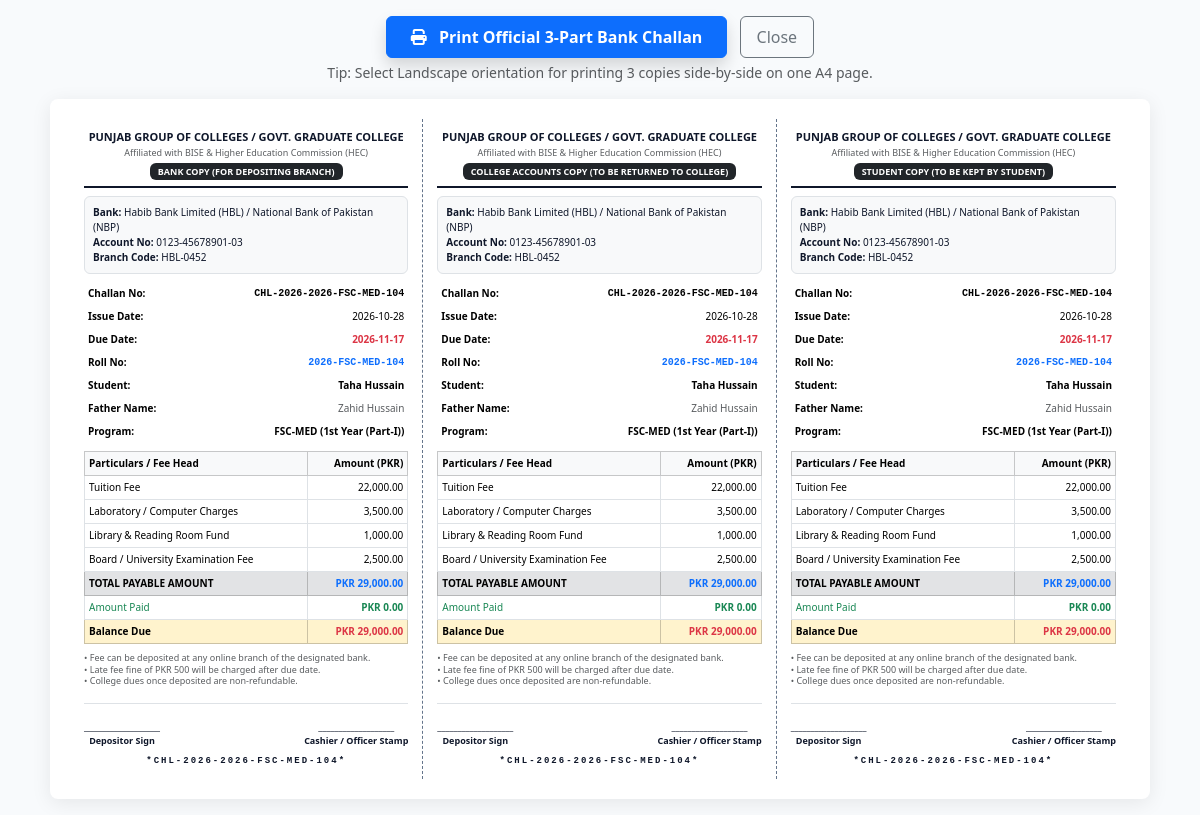
The page /fee-challan/13 (signed in) on the database its author committed.
### tables this page shows
CREATE TABLE college_profile (
        profile_id INTEGER PRIMARY KEY AUTOINCREMENT,
        college_name TEXT NOT NULL,
        college_short_code TEXT NOT NULL,
        tagline TEXT,
        affiliation TEXT,
        address TEXT,
        phone TEXT,
        email TEXT,
        bank_name TEXT,
        bank_account_no TEXT,
        bank_branch_code TEXT,
        principal_name TEXT,
        logo_url TEXT,
        updated_at DATETIME DEFAULT CURRENT_TIMESTAMP
    , master_password TEXT DEFAULT 'admin123', campus_image_url TEXT DEFAULT 'https://images.unsplash.com/photo-1541339907198-e08756dedf3f?auto=format&fit=crop&w=1200&q=80');

CREATE TABLE student_invoice (
        invoice_id INTEGER PRIMARY KEY AUTOINCREMENT,
        invoice_number TEXT NOT NULL UNIQUE,
        student_id INTEGER NOT NULL REFERENCES student(student_id) ON DELETE RESTRICT,
        semester_id INTEGER NOT NULL REFERENCES semester(semester_id) ON DELETE RESTRICT,
        fee_structure_id INTEGER NOT NULL REFERENCES fee_structure(fee_structure_id) ON DELETE RESTRICT,
        total_amount REAL NOT NULL,
        paid_amount REAL NOT NULL DEFAULT 0.0,
        balance_due REAL NOT NULL,
        issue_date TEXT NOT NULL,
        due_date TEXT NOT NULL,
        status TEXT NOT NULL DEFAULT 'Unpaid' CHECK (status IN ('Unpaid', 'Partial', 'Paid', 'Cancelled')),
        UNIQUE (student_id, semester_id)
    );

CREATE TABLE student (
        student_id INTEGER PRIMARY KEY AUTOINCREMENT,
        roll_number TEXT NOT NULL UNIQUE,
        user_id INTEGER NOT NULL UNIQUE REFERENCES user_account(user_id) ON DELETE RESTRICT,
        program_id INTEGER NOT NULL REFERENCES program(program_id) ON DELETE RESTRICT,
        first_name TEXT NOT NULL,
        last_name TEXT NOT NULL,
        email TEXT NOT NULL UNIQUE,
        cnic TEXT NOT NULL UNIQUE,
        phone TEXT,
        date_of_birth TEXT NOT NULL,
        admission_date TEXT DEFAULT CURRENT_DATE,
        current_semester_num INTEGER NOT NULL DEFAULT 1,
        status TEXT NOT NULL DEFAULT 'Active' CHECK (status IN ('Active', 'Probation', 'Suspended', 'Graduated', 'Withdrawn'))
    , father_name TEXT DEFAULT 'Not Specified', gender TEXT DEFAULT 'Male', guardian_phone TEXT, address TEXT DEFAULT 'Multan, Pakistan', blood_group TEXT DEFAULT 'O+', academic_tier TEXT DEFAULT 'BS', part_or_year TEXT DEFAULT 'Semester 1', photo_url TEXT DEFAULT '');

CREATE TABLE program (
        program_id INTEGER PRIMARY KEY AUTOINCREMENT,
        dept_id INTEGER NOT NULL REFERENCES department(dept_id) ON DELETE RESTRICT,
        program_code TEXT NOT NULL UNIQUE,
        program_name TEXT NOT NULL,
        degree_level TEXT NOT NULL DEFAULT 'Undergraduate',
        total_semesters INTEGER NOT NULL CHECK (total_semesters BETWEEN 1 AND 12),
        total_credits INTEGER NOT NULL CHECK (total_credits BETWEEN 10 AND 200),
        is_active INTEGER NOT NULL DEFAULT 1
    );

CREATE TABLE fee_structure (
        fee_structure_id INTEGER PRIMARY KEY AUTOINCREMENT,
        program_id INTEGER NOT NULL REFERENCES program(program_id) ON DELETE RESTRICT,
        semester_id INTEGER NOT NULL REFERENCES semester(semester_id) ON DELETE RESTRICT,
        tuition_fee REAL NOT NULL,
        lab_fee REAL NOT NULL DEFAULT 0,
        library_fund REAL NOT NULL DEFAULT 0,
        exam_fee REAL NOT NULL DEFAULT 0,
        total_structure_amount REAL NOT NULL,
        UNIQUE (program_id, semester_id)
    );

### app/app.py (the view)
@app.route("/fee-challan/<int:invoice_id>")
def fee_challan(invoice_id):
    user_role = session.get("user_role", "Admin")
    logged_uid = session.get("user_id")
    challan_data = db.get_fee_challan_data(invoice_id)
    if not challan_data:
        flash("Fee invoice / challan record not found.", "warning")
        return redirect(url_for("finance"))
    if user_role == "Student" and challan_data.get("student", {}).get("student_id") != logged_uid:
        flash("Access Denied: You are only authorized to view your own Fee Challan.", "danger")
        return redirect(url_for("student_desk"))
    return render_template("fee_challan.html", data=challan_data)

### app/database_engine.py (called while the page is built, shortened)
    def get_connection(self):
        if self.use_postgres:
            import psycopg2
            from psycopg2.extras import RealDictCursor
            return psycopg2.connect(**self.pg_config, cursor_factory=RealDictCursor)
        else:
            conn = sqlite3.connect(SQLITE_DB_PATH)
            conn.row_factory = sqlite3.Row
            return conn

    def query(self, sql: str, params: tuple = ()) -> List[Dict[str, Any]]:
        conn = self.get_connection()
        try:
            cursor = conn.cursor()
            cursor.execute(sql, params)
            if cursor.description:
                columns = [col[0] for col in cursor.description]
                rows = cursor.fetchall()
                result = [dict(zip(columns, row)) for row in rows]
            else:
                conn.commit()
                result = []
            return result
        finally:
            conn.close()

    def get_college_profile(self) -> Dict[str, Any]:
        try:
            profiles = self.query("SELECT * FROM college_profile LIMIT 1")
            if profiles:
                p = dict(profiles[0])
                if not p.get("campus_image_url"):
                    p["campus_image_url"] = "https://images.unsplash.com/photo-1541339907198-e08756dedf3f?auto=format&fit=crop&w=1200&q=80"
                return p
        except Exception:
            pass

### app/templates/fee_challan.html (shortened to what this page needs)
<!DOCTYPE html>
<html lang="en">
<head>
    <link href="https://cdn.jsdelivr.net/npm/bootstrap@5.3.3/dist/css/bootstrap.min.css" rel="stylesheet">
    <link href="https://cdnjs.cloudflare.com/ajax/libs/font-awesome/6.5.1/css/all.min.css" rel="stylesheet">
</head>
<body class="py-3">
    <div class="container text-center mb-3 no-print">
        <button onclick="window.print()" class="btn btn-primary px-4 py-2 fw-bold shadow">
            <i class="fa-solid fa-print me-2"></i> Print Official 3-Part Bank Challan
        </button>
        <button onclick="window.close()" class="btn btn-outline-secondary px-3 py-2 ms-2">
            Close
        </button>
        <div class="small text-muted mt-1">Tip: Select Landscape orientation for printing 3 copies side-by-side on one A4 page.</div>
    </div>
    <div class="challan-container">
        <div class="row g-0">
            {% set copy_titles = ['BANK COPY (For Depositing Branch)', 'COLLEGE ACCOUNTS COPY (To be returned to College)', 'STUDENT COPY (To be kept by Student)'] %}
            {% for copy_title in copy_titles %}
            <div class="col-4 challan-col">
                <div class="header-box">
                    <div class="fw-bold text-uppercase" style="font-size: 11px;">{{ data.college.college_name }}</div>
                    <div class="text-muted" style="font-size: 9px;">{{ data.college.affiliation }}</div>
                    <div class="badge bg-dark text-white text-uppercase px-2 py-1 mt-1" style="font-size: 9px;">
                        {{ copy_title }}
                    </div>
                </div>
                <div class="bg-light p-2 rounded mb-2 border" style="font-size: 10px;">
                    <div><strong>Bank:</strong> {{ data.college.bank_name }}</div>
                    <div><strong>Account No:</strong> {{ data.college.bank_account_no }}</div>
                    <div><strong>Branch Code:</strong> {{ data.college.bank_branch_code }}</div>
                </div>
                <table class="table table-sm table-borderless mb-2" style="font-size: 10px;">
                    <tr>
                        <td><strong>Challan No:</strong></td>
                        <td class="text-end font-monospace fw-bold">{{ data.invoice.invoice_number }}</td>
                    </tr>
                    <tr>
                        <td><strong>Issue Date:</strong></td>
                        <td class="text-end">{{ data.invoice.issue_date }}</td>
                    </tr>
                    <tr>
                        <td><strong>Due Date:</strong></td>
                        <td class="text-end text-danger fw-bold">{{ data.invoice.due_date }}</td>
                    </tr>
                    <tr>
                        <td><strong>Roll No:</strong></td>
                        <td class="text-end font-monospace fw-bold text-primary">{{ data.invoice.roll_number }}</td>
                    </tr>
                    <tr>
                        <td><strong>Student:</strong></td>
                        <td class="text-end fw-bold">{{ data.invoice.first_name }} {{ data.invoice.last_name }}</td>
                    </tr>
                    <tr>
                        <td><strong>Father Name:</strong></td>
                        <td class="text-end text-muted">{{ data.invoice.father_name }}</td>
                    </tr>
                    <tr>
                        <td><strong>Program:</strong></td>
                        <td class="text-end fw-bold">{{ data.invoice.program_code }} ({{ data.invoice.part_or_year }})</td>
                    </tr>
                </table>
                <table class="table table-sm table-bordered text-center mb-2" style="font-size: 10px;">
                    <thead class="table-light">
                        <tr>
                            <th class="text-start">Particulars / Fee Head</th>
                            <th class="text-end">Amount (PKR)</th>
                        </tr>
                    </thead>
                    <tbody>
                        <tr>
                            <td class="text-start">Tuition Fee</td>
                            <td class="text-end">{{ "{:,.2f}".format(data.invoice.tuition_fee) }}</td>
                        </tr>
                        <tr>
                            <td class="text-start">Laboratory / Computer Charges</td>
                            <td class="text-end">{{ "{:,.2f}".format(data.invoice.lab_fee) }}</td>
                        </tr>
                        <tr>
                            <td class="text-start">Library & Reading Room Fund</td>
                            <td class="text-end">{{ "{:,.2f}".format(data.invoice.library_fund) }}</td>
                        </tr>
                        <tr>
                            <td class="text-start">Board / University Examination Fee</td>
                            <td class="text-end">{{ "{:,.2f}".format(data.invoice.exam_fee) }}</td>
                        </tr>
                        <tr class="table-secondary fw-bold">
                            <td class="text-start">TOTAL PAYABLE AMOUNT</td>
                            <td class="text-end text-primary fw-extrabold">PKR {{ "{:,.2f}".format(data.invoice.total_amount) }}</td>
                        </tr>
                        <tr>
                            <td class="text-start text-success">Amount Paid</td>
                            <td class="text-end text-success fw-bold">PKR {{ "{:,.2f}".format(data.invoice.paid_amount) }}</td>
                        </tr>
                        <tr class="table-warning">
                            <td class="text-start fw-bold">Balance Due</td>
                            <td class="text-end fw-bold text-danger">PKR {{ "{:,.2f}".format(data.invoice.balance_due) }}</td>
                        </tr>
                    </tbody>
                </table>
                <div class="mb-3 text-muted" style="font-size: 9px; line-height: 1.3;">
                    • Fee can be deposited at any online branch of the designated bank.<br>
                    • Late fee fine of PKR 500 will be charged after due date.<br>
                    • College dues once deposited are non-refundable.
                </div>
                <div class="d-flex justify-content-between align-items-end pt-3 mt-2 border-top" style="font-size: 9px;">
                    <div class="text-center">
                        ___________________<br>
                        <strong>Depositor Sign</strong>
                    </div>
                    <div class="text-center">
                        ___________________<br>
                        <strong>Cashier / Officer Stamp</strong>
                    </div>
                </div>
                <div class="text-center mt-2 font-monospace barcode" style="font-size: 9px;">
                    *{{ data.invoice.invoice_number }}*
                </div>
            </div>
            {% endfor %}
        </div>
    </div>
</body>
</html>

### app/templates/fee_challan.html (style rules this page uses)
body { background-color: #f8fafc; font-family: 'Segoe UI', Tahoma, Geneva, Verdana, sans-serif; color: #0f172a; }
.challan-container { width: 100%; max-width: 1100px; margin: 0 auto; background: #ffffff; padding: 20px; border-radius: 8px; box-shadow: 0 4px 20px rgba(0,0,0,0.08); }
.challan-col { border-right: 1px dashed #64748b; padding: 10px 14px; font-size: 11px; }
.challan-col:last-child { border-right: none; }
.header-box { text-align: center; border-bottom: 2px solid #0f172a; padding-bottom: 6px; margin-bottom: 8px; }
.barcode { font-family: 'Courier New', Courier, monospace; font-weight: bold; letter-spacing: 2px; }

### rows shown on the page
college_profile: college.college_name "PUNJAB GROUP OF COLLEGES / GOVT. GRADUATE COLLEGE" "PUNJAB GROUP OF COLLEGES / GOVT. GRADUATE COLLEGE" "PUNJAB GROUP OF COLLEGES / GOVT. GRADUATE COLLEGE", college.affiliation "Affiliated with BISE & Higher Education Commission (HEC)" "Affiliated with BISE & Higher Education Commission (HEC)" "Affiliated with BISE & Higher Education Commission (HEC)", college.bank_name "Habib Bank Limited (HBL) / National Bank of Pakistan (NBP)" "Habib Bank Limited (HBL) / National Bank of Pakistan (NBP)" "Habib Bank Limited (HBL) / National Bank of Pakistan (NBP)", college.bank_account_no "0123-45678901-03" "0123-45678901-03" "0123-45678901-03", college.bank_branch_code "HBL-0452" "HBL-0452" "HBL-0452"
student_invoice: invoice.invoice_number "CHL-2026-2026-FSC-MED-104" "CHL-2026-2026-FSC-MED-104" "CHL-2026-2026-FSC-MED-104", invoice.issue_date "2026-10-28" "2026-10-28" "2026-10-28", invoice.due_date "2026-11-17" "2026-11-17" "2026-11-17", invoice.total_amount "29,000.00" "29,000.00" "29,000.00", invoice.paid_amount "0.00" "0.00" "0.00", invoice.balance_due "29,000.00" "29,000.00" "29,000.00", invoice.invoice_number "CHL-2026-2026-FSC-MED-104" "CHL-2026-2026-FSC-MED-104" "CHL-2026-2026-FSC-MED-104"
student: invoice.roll_number "2026-FSC-MED-104" "2026-FSC-MED-104" "2026-FSC-MED-104", invoice.first_name "Taha" "Taha" "Taha", invoice.last_name "Hussain" "Hussain" "Hussain", invoice.father_name "Zahid Hussain" "Zahid Hussain" "Zahid Hussain", invoice.part_or_year "1st Year (Part-I)" "1st Year (Part-I)" "1st Year (Part-I)"
program: invoice.program_code "FSC-MED" "FSC-MED" "FSC-MED"
fee_structure: invoice.tuition_fee "22,000.00" "22,000.00" "22,000.00", invoice.lab_fee "3,500.00" "3,500.00" "3,500.00", invoice.library_fund "1,000.00" "1,000.00" "1,000.00", invoice.exam_fee "2,500.00" "2,500.00" "2,500.00"

### other values the page prints
{{ copy_title }} "BANK COPY (FOR DEPOSITING BRANCH)" "COLLEGE ACCOUNTS COPY (TO BE RETURNED TO COLLEGE)" "STUDENT COPY (TO BE KEPT BY STUDENT)"
